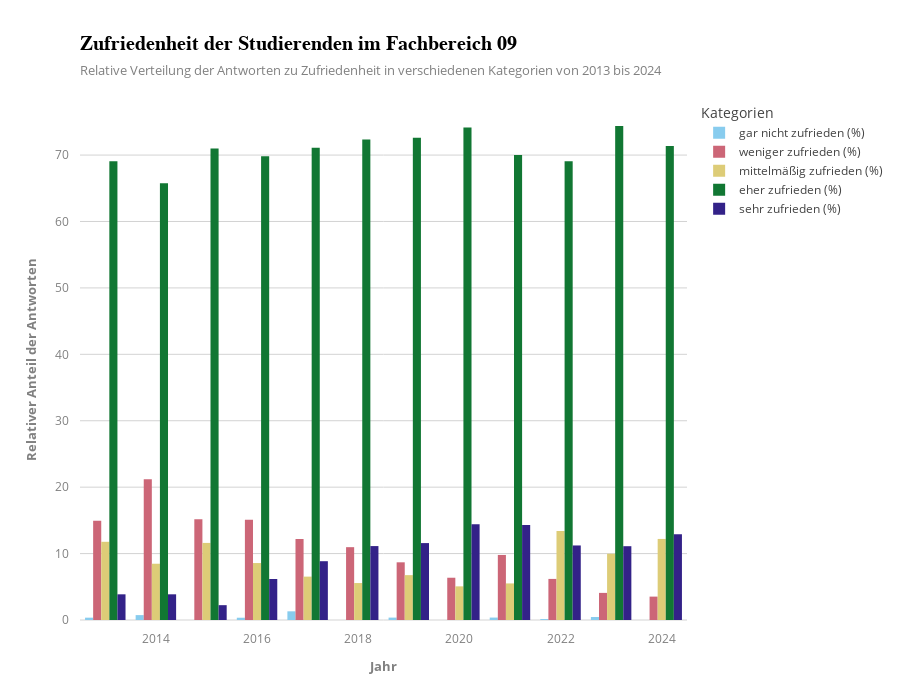

This figure's notebook cell:
### Code cell
import plotly.io as pio
import plotly.express as px
import pandas as pd

# Definiere das Template
infoviz_template = dict(
    layout=dict(
        template="plotly_white",
        title=dict(
            font=dict(size=20, family="Arial", weight="bold", color="black"),
            xanchor="left",  
            xref="paper",
            x=0,
            subtitle=dict(
                text="Relative Verteilung der Antworten zu Zufriedenheit in verschiedenen Kategorien von 2013 bis 2024",
                font=dict(color="gray", size=13),
            ),
        ),
        xaxis=dict(
            showgrid=False,
            zerolinecolor="lightgrey",
            tickfont=dict(color="grey", size=12),
            title_font=dict(color="grey", weight="bold", size=13),
            title_standoff=15,
            ticklabelstandoff=10,
            ticklabelposition="outside bottom"
        ),
        yaxis=dict(
            showgrid=True, gridcolor="lightgrey",
            zerolinecolor="lightgrey",
            tickfont=dict(color="grey", size=12),
            title_font=dict(color="grey", weight="bold", size=13),
            title_standoff=15,
            ticklabelstandoff=10,
            ticklabelposition="outside left"
        ),
    )
)

# Template in Plotly registrieren
pio.templates["infoviz"] = infoviz_template

# Reihenfolge der Kategorien festlegen
category_order = [
    'gar nicht zufrieden (%)', 
    'weniger zufrieden (%)', 
    'mittelmäßig zufrieden (%)', 
    'eher zufrieden (%)', 
    'sehr zufrieden (%)'
]

# DataFrame umwandeln für Plotly
df_melted = df_rel.reset_index().melt(id_vars="Jahr", var_name="Category", value_name="sum")
df_melted.rename(columns={"index": "Jahr"}, inplace=True)

# Sicherstellen, dass 'Category' eine kategorische Variable mit der richtigen Reihenfolge ist
df_melted['Category'] = pd.Categorical(df_melted['Category'], categories=category_order, ordered=True)

# Sortiere den DataFrame nach Jahr und Category
df_melted = df_melted.sort_values(by=['Jahr', 'Category'])

# Gestapeltes Balkendiagramm mit Plotly erstellen und das benutzerdefinierte Template verwenden
fig = px.bar(df_melted, x="Jahr", 
             y="sum", 
             color="Category", 
             title="Zufriedenheit der Studierenden im Fachbereich 09", 
             color_discrete_sequence=px.colors.qualitative.Safe, 
             template="infoviz",  # Hier das benutzerdefinierte Template verwenden
             barmode="group",  # Hier "group" verwenden, wie in deinem Code
             labels={
                 'Jahr': 'Jahr', 
                 'sum': 'Relativer Anteil der Antworten',
                 'Category': 'Kategorien'
             })

# Diagrammhöhe anpassen
fig.update_layout(height=700)

# Diagramm anzeigen
fig.show()

### Figure 1 — Plotly figure (JSON) as saved in the notebook; plotly's stock layout.template omitted (floating-point values rounded to 4 significant figures)
{"data": [{"alignmentgroup": "True", "hovertemplate": "Kategorien=gar nicht zufrieden (%)<br>Jahr=%{x}<br>Relativer Anteil der Antworten=%{y}<extra></extra>", "legendgroup": "gar nicht zufrieden (%)", "marker": {"color": "rgb(136, 204, 238)", "pattern": {"shape": ""}}, "name": "gar nicht zufrieden (%)", "offsetgroup": "gar nicht zufrieden (%)", "orientation": "v", "showlegend": true, "textposition": "auto", "type": "bar", "x": ["2013", "2014", "2015", "2016", "2017", "2018", "2019", "2020", "2021", "2022", "2023", "2024"], "xaxis": "x", "y": [0.3515, 0.7366, 0, 0.3431, 1.306, 0, 0.3619, 0, 0.3672, 0.1439, 0.4535, 0], "yaxis": "y"}, {"alignmentgroup": "True", "hovertemplate": "Kategorien=weniger zufrieden (%)<br>Jahr=%{x}<br>Relativer Anteil der Antworten=%{y}<extra></extra>", "legendgroup": "weniger zufrieden (%)", "marker": {"color": "rgb(204, 102, 119)", "pattern": {"shape": ""}}, "name": "weniger zufrieden (%)", "offsetgroup": "weniger zufrieden (%)", "orientation": "v", "showlegend": true, "textposition": "auto", "type": "bar", "x": ["2013", "2014", "2015", "2016", "2017", "2018", "2019", "2020", "2021", "2022", "2023", "2024"], "xaxis": "x", "y": [14.94, 21.18, 15.18, 15.09, 12.19, 10.97, 8.685, 6.364, 9.792, 6.187, 4.082, 3.521], "yaxis": "y"}, {"alignmentgroup": "True", "hovertemplate": "Kategorien=mittelmäßig zufrieden (%)<br>Jahr=%{x}<br>Relativer Anteil der Antworten=%{y}<extra></extra>", "legendgroup": "mittelmäßig zufrieden (%)", "marker": {"color": "rgb(221, 204, 119)", "pattern": {"shape": ""}}, "name": "mittelmäßig zufrieden (%)", "offsetgroup": "mittelmäßig zufrieden (%)", "orientation": "v", "showlegend": true, "textposition": "auto", "type": "bar", "x": ["2013", "2014", "2015", "2016", "2017", "2018", "2019", "2020", "2021", "2022", "2023", "2024"], "xaxis": "x", "y": [11.78, 8.471, 11.61, 8.576, 6.531, 5.565, 6.755, 5.065, 5.508, 13.38, 9.977, 12.21], "yaxis": "y"}, {"alignmentgroup": "True", "hovertemplate": "Kategorien=eher zufrieden (%)<br>Jahr=%{x}<br>Relativer Anteil der Antworten=%{y}<extra></extra>", "legendgroup": "eher zufrieden (%)", "marker": {"color": "rgb(17, 119, 51)", "pattern": {"shape": ""}}, "name": "eher zufrieden (%)", "offsetgroup": "eher zufrieden (%)", "orientation": "v", "showlegend": true, "textposition": "auto", "type": "bar", "x": ["2013", "2014", "2015", "2016", "2017", "2018", "2019", "2020", "2021", "2022", "2023", "2024"], "xaxis": "x", "y": [69.07, 65.75, 70.98, 69.81, 71.12, 72.34, 72.62, 74.16, 70.01, 69.06, 74.38, 71.36], "yaxis": "y"}, {"alignmentgroup": "True", "hovertemplate": "Kategorien=sehr zufrieden (%)<br>Jahr=%{x}<br>Relativer Anteil der Antworten=%{y}<extra></extra>", "legendgroup": "sehr zufrieden (%)", "marker": {"color": "rgb(51, 34, 136)", "pattern": {"shape": ""}}, "name": "sehr zufrieden (%)", "offsetgroup": "sehr zufrieden (%)", "orientation": "v", "showlegend": true, "textposition": "auto", "type": "bar", "x": ["2013", "2014", "2015", "2016", "2017", "2018", "2019", "2020", "2021", "2022", "2023", "2024"], "xaxis": "x", "y": [3.866, 3.867, 2.232, 6.175, 8.853, 11.13, 11.58, 14.42, 14.32, 11.22, 11.11, 12.91], "yaxis": "y"}], "layout": {"barmode": "group", "height": 700, "legend": {"title": {"text": "Kategorien"}, "tracegroupgap": 0}, "title": {"text": "Zufriedenheit der Studierenden im Fachbereich 09"}, "xaxis": {"anchor": "y", "domain": [0, 1], "title": {"text": "Jahr"}}, "yaxis": {"anchor": "x", "domain": [0, 1], "title": {"text": "Relativer Anteil der Antworten"}}}}
